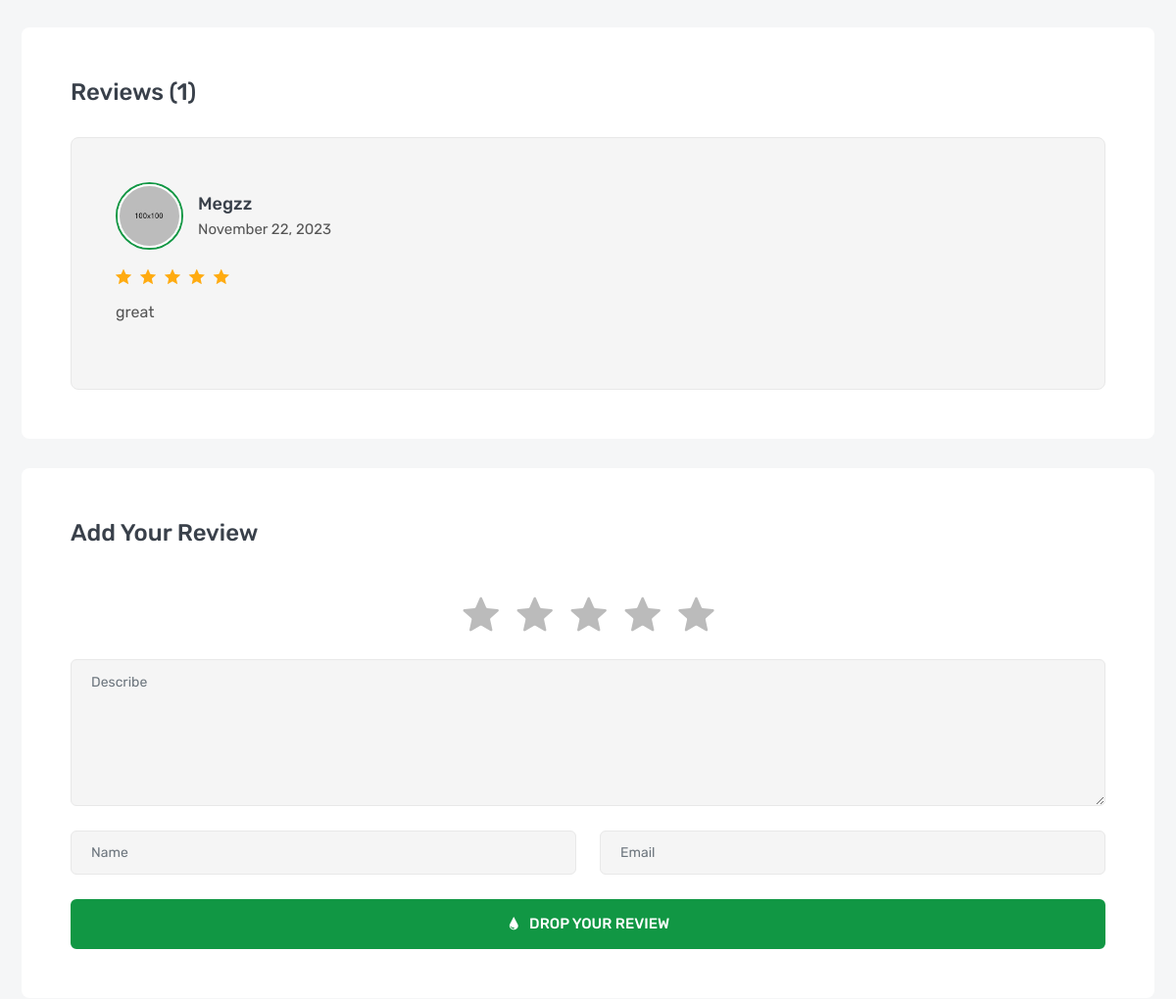
Page /products/iphone-xr (middle part) on the earlier database version.
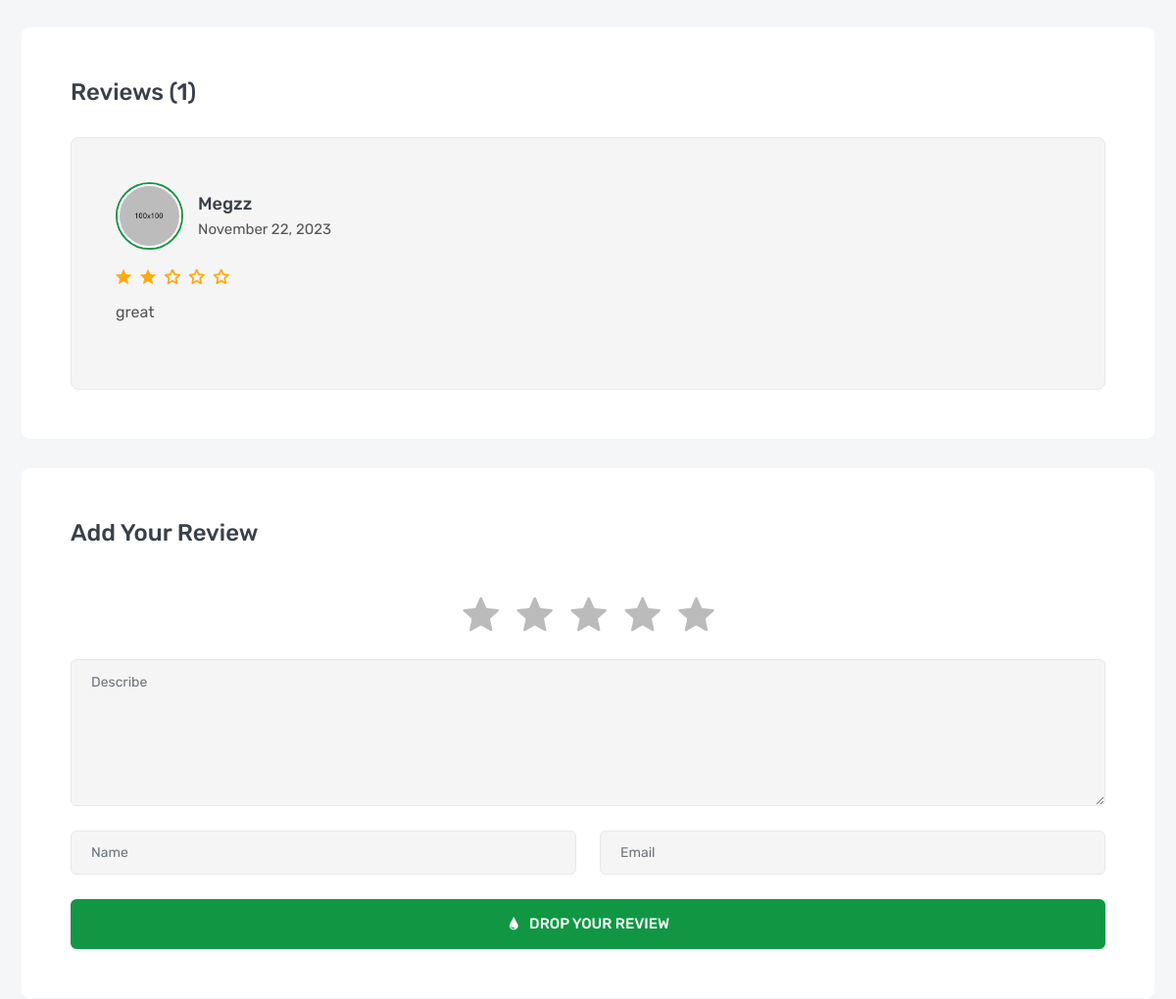
Same page on the later database version.
### product/models.py (models this page shows, shortened)
class Review(models.Model):
    user = models.ForeignKey(User,verbose_name=_('User'),related_name='review_author',on_delete=models.SET_NULL,null=True)
    product = models.ForeignKey(Product,verbose_name=_('Product'),related_name='review_product',on_delete=models.CASCADE)
    rate = models.IntegerField(_('Rate'))
    review = models.CharField(_('Review'),max_length=300)
    created_at = models.DateTimeField(_('Created_at'),default=timezone.now)

### product/views.py (the view)
# urls.py: path('<slug:slug>',ProductDetail.as_view()),
class ProductDetail(DetailView):
    model = Product
    def get_context_data(self, **kwargs):
        context = super().get_context_data(**kwargs)
        context["reviews"] = Review.objects.filter(product=self.get_object())
        context["related_products"] = Product.objects.filter(brand=self.get_object().brand)
        return context

### product/models.py (called while the page is built)
    def __str__(self):
        return self.name

### product/templates/product/product_detail.html (shortened to what the changed rows need)
{% extends "base.html" %}
{% load static %}
{% block css %}
    <link rel="stylesheet" href="{% static 'en/css/product-details.css' %}">
{% endblock css %}
{% block body %}
        <section class="inner-section">
            <div class="container">
                <div class="row">
                    <div class="col-lg-12">
                        <div class="product-details-frame">
                            <ul class="review-list">
                            {% for review in reviews %}
                                <li class="review-item">
                                    <div class="review-media">
                                        <a class="review-avatar" href="#">
                                            <img src="images/avatar/01.jpg" alt="review">
                                        </a>
                                        <h5 class="review-meta">
                                            <a href="#">{{review.user}}</a>
                                            <span>{{review.created_at|date:"F d, o"}}</span>
                                        </h5>
                                    </div>
                                    <ul class="review-rating">
                                        <li class="icofont-ui-{% if review.rate > 0 %}rating {% else %}rate-blank{% endif %}"></li>
                                        <li class="icofont-ui-{% if review.rate > 1 %}rating {% else %}rate-blank{% endif %}"></li>
                                        <li class="icofont-ui-{% if review.rate > 2 %}rating {% else %}rate-blank{% endif %}"></li>
                                        <li class="icofont-ui-{% if review.rate > 3 %}rating {% else %}rate-blank{% endif %}"></li>
                                        <li class="icofont-ui-{% if review.rate > 4 %}rating {% else %}rate-blank{% endif %}"></li>
                                    </ul>
                                    <p class="review-desc">{{review.review}}</p>
                                </li>
                            {% endfor %}
                            </ul>
                        </div>
                    </div>
                </div>
            </div>
        </section>
{% endblock body %}

Differences in the rows shown:
changed Review "great": rate 5 → 2 (drawn)
